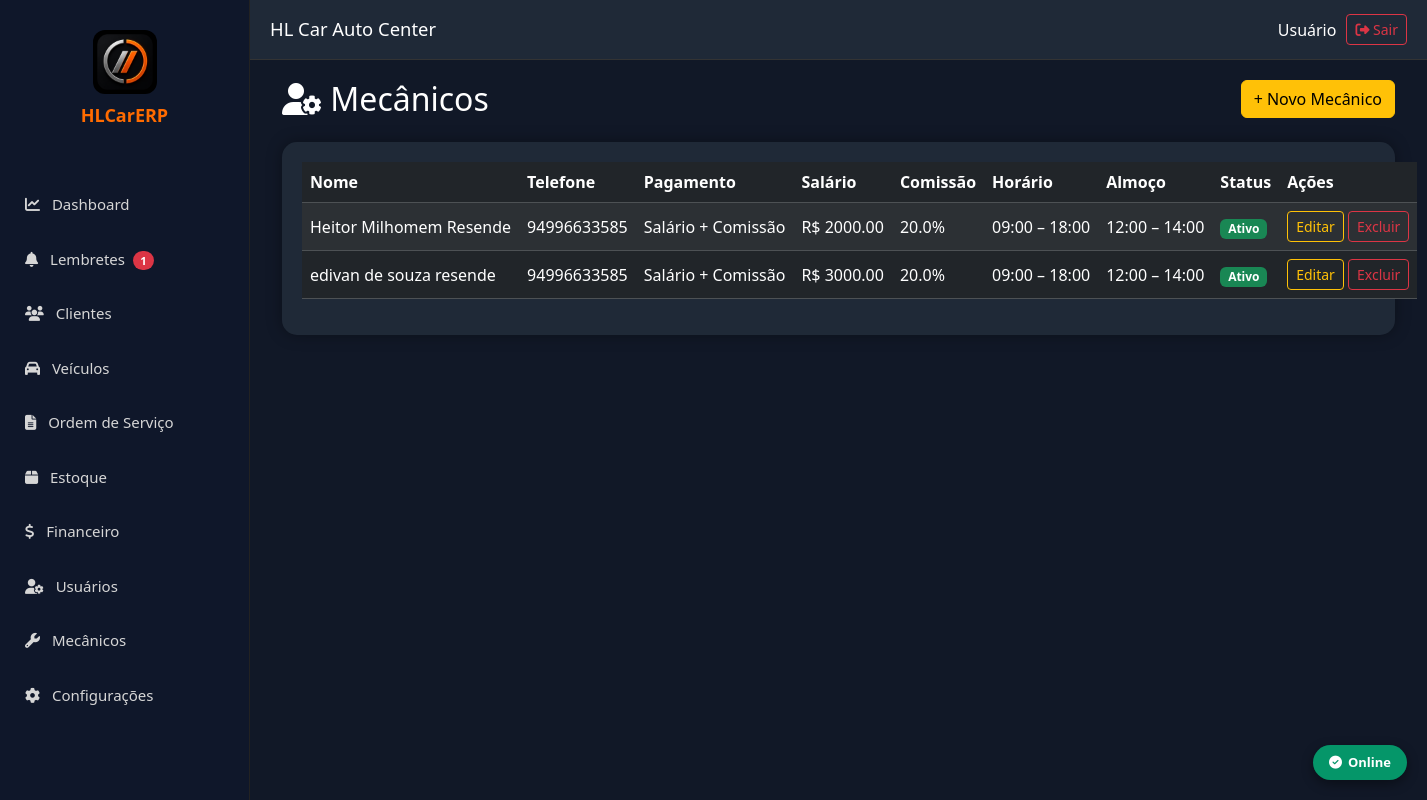
/mecanicos (signed in), run on an earlier commit of the app's database.
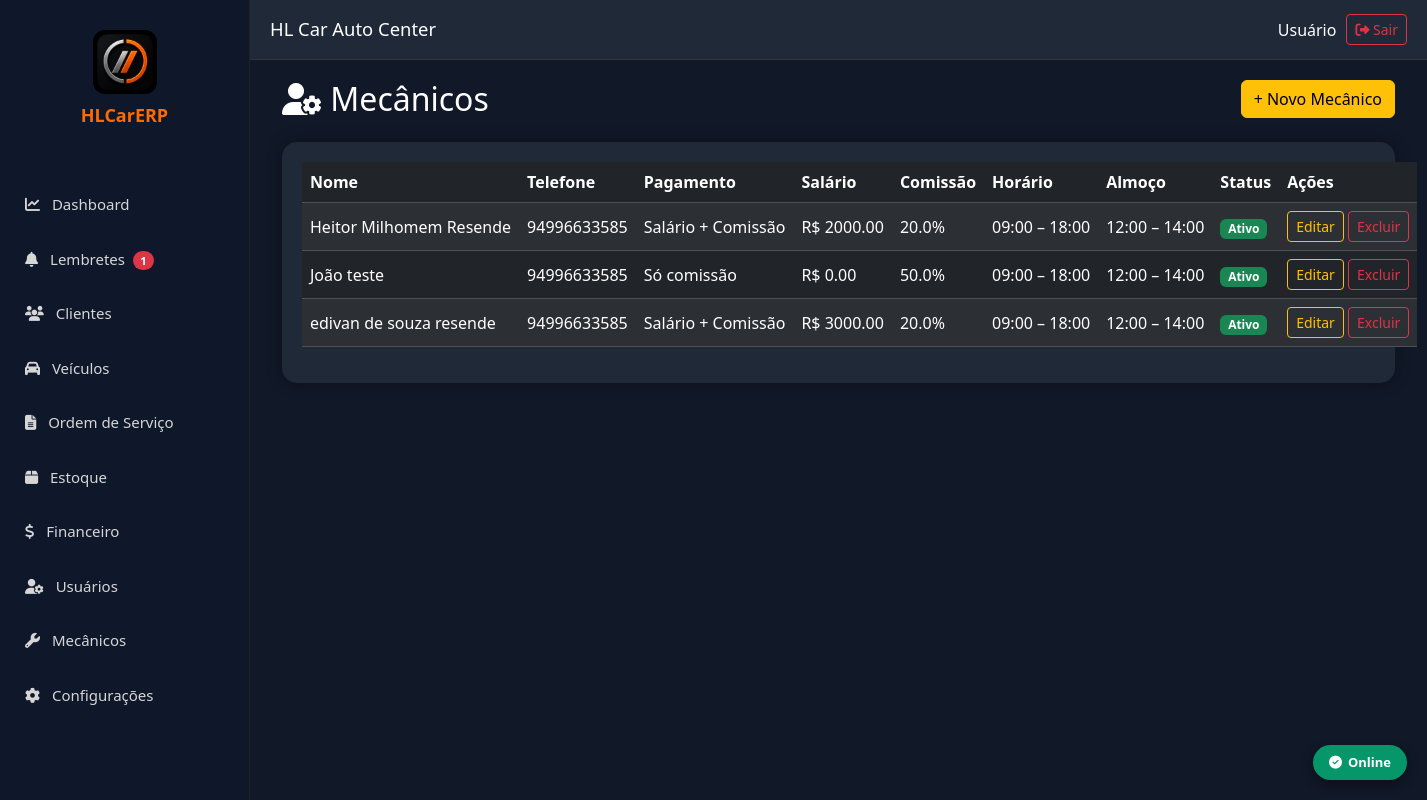
And on a later commit of the database.
### models.py (models this page shows)
class Mecanico(db.Model):
    __tablename__ = "mecanicos"
    id = db.Column(db.Integer, primary_key=True)
    nome = db.Column(db.String(120), nullable=False)
    telefone = db.Column(db.String(20))
    whatsapp = db.Column(db.String(20))
    ativo = db.Column(db.Boolean, default=True)
    tipo = db.Column(db.String(20), default="FUNCIONARIO")
    forma_pagamento = db.Column(db.String(30), default="comissao")
    salario = db.Column(db.Float, default=0)
    percentual_comissao = db.Column(db.Float, default=20)
    hora_entrada = db.Column(db.Integer, default=9)
    hora_saida = db.Column(db.Integer, default=18)
    almoco_inicio = db.Column(db.Integer, default=12)
    almoco_fim = db.Column(db.Integer, default=14)
    observacoes = db.Column(db.Text)
    criado_em = db.Column(db.DateTime, default=datetime.utcnow)

### app.py (the view)
@app.route("/mecanicos")
@login_required
def mecanicos():
    try:
        lista = Mecanico.query.order_by(Mecanico.nome).all()
    except Exception:
        lista = []
    return render_template("mecanicos.html", mecanicos=lista)

### app.py (called while the page is built)
def login_required(f):
    @wraps(f)
    def decorated_function(*args, **kwargs):
        if "usuario_id" not in session:
            return redirect("/login")
        return f(*args, **kwargs)
    return decorated_function

### templates/mecanicos.html (shortened to what this page needs)
{% extends "base.html" %}
{% block conteudo %}
<div class="container-fluid">
    <div class="d-flex justify-content-between align-items-center mb-4">
        <h2 class="text-white mb-0"><i class="fa fa-user-cog"></i> Mecânicos</h2>
        <a href="/mecanicos/novo" class="btn btn-warning">+ Novo Mecânico</a>
    </div>
    <div class="card-dashboard">
        {% if mecanicos %}
        <table class="table table-dark table-striped align-middle">
            <thead>
                <tr>
                    <th>Nome</th>
                    <th>Telefone</th>
                    <th>Pagamento</th>
                    <th>Salário</th>
                    <th>Comissão</th>
                    <th>Horário</th>
                    <th>Almoço</th>
                    <th>Status</th>
                    <th width="140">Ações</th>
                </tr>
            </thead>
            <tbody>
                {% for m in mecanicos %}
                <tr>
                    <td>{{ m.nome }}</td>
                    <td>{{ m.telefone or '-' }}</td>
                    <td>
                        {% if m.forma_pagamento == 'salario' %}Só salário
                        {% elif m.forma_pagamento == 'comissao' %}Só comissão
                        {% else %}Salário + Comissão
                        {% endif %}
                    </td>
                    <td>R$ {{ "%.2f"|format(m.salario or 0) }}</td>
                    <td>{{ m.percentual_comissao or 0 }}%</td>
                    <td>{{ "%02d"|format(m.hora_entrada or 9) }}:00 – {{ "%02d"|format(m.hora_saida or 18) }}:00</td>
                    <td>{{ "%02d"|format(m.almoco_inicio or 12) }}:00 – {{ "%02d"|format(m.almoco_fim or 14) }}:00</td>
                    <td>
                        {% if m.ativo %}<span class="badge bg-success">Ativo</span>
                        {% else %}<span class="badge bg-secondary">Inativo</span>{% endif %}
                    </td>
                    <td>
                        <a href="/mecanicos/editar/{{ m.id }}" class="btn btn-sm btn-outline-warning">Editar</a>
                        <a href="/mecanicos/excluir/{{ m.id }}" class="btn btn-sm btn-outline-danger"
                           onclick="return confirm('Excluir este mecânico?')">Excluir</a>
                    </td>
                </tr>
                {% endfor %}
            </tbody>
        </table>
        {% else %}
        <p class="text-secondary mb-0">Nenhum mecânico cadastrado. Clique em <strong>+ Novo Mecânico</strong>.</p>
        {% endif %}
    </div>
</div>
{% endblock %}

What changed in the data, as far as the page shows it:
added Mecanico: nome "João teste", telefone "94996633585", forma_pagamento "Só comissão", salario "0.00", percentual_comissao "50.0", hora_entrada "09", hora_saida "18", almoco_inicio "12", almoco_fim "14", ativo "Ativo"
